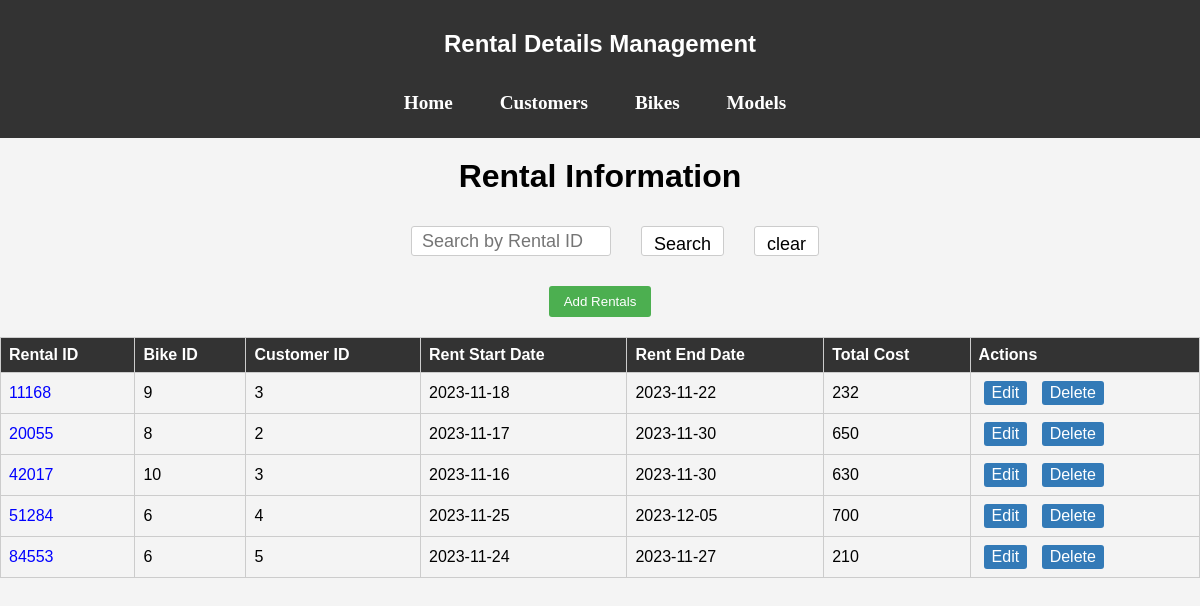
The page /rent on the database as committed earlier.
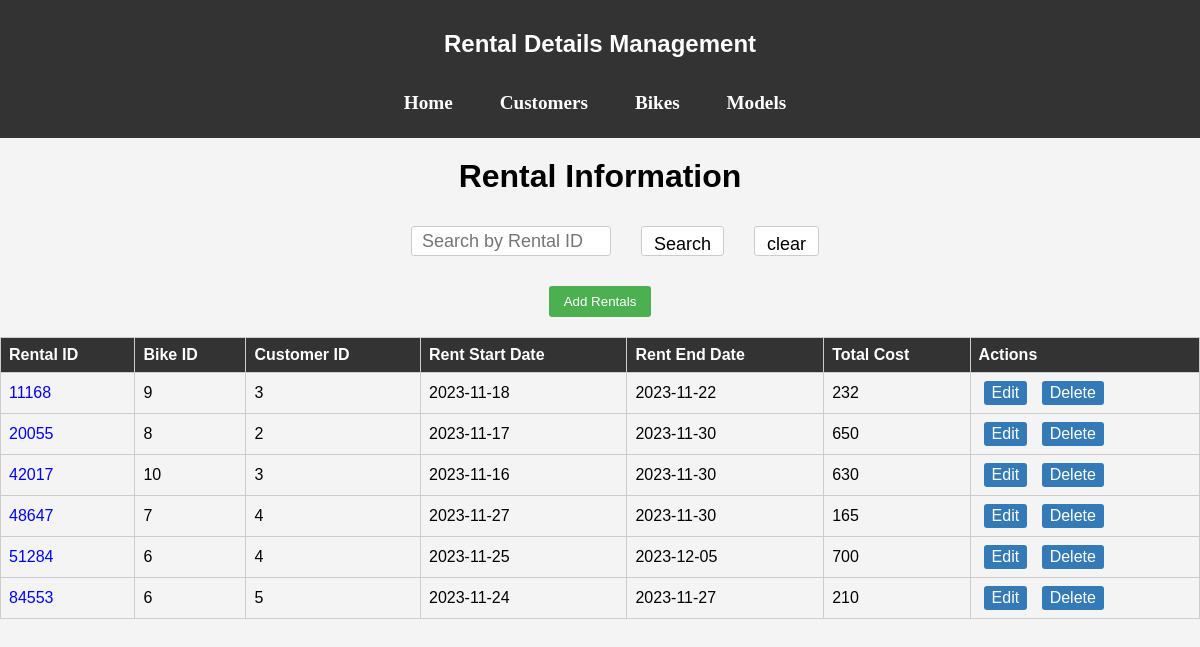
The same page on the database as committed later.
### tables this page shows
CREATE TABLE Rental(
            Rental_ID INTEGER PRIMARY KEY AUTOINCREMENT,
            Bike_ID INTEGER,
            Customer_ID INTEGER,
            Rent_Start_Date DATE,
            Rent_End_Date DATE,
            Total_Cost DECIMAL(10, 2),
            FOREIGN KEY (Rental_ID) REFERENCES Rental(Rental_ID),
            FOREIGN KEY (Bike_ID) REFERENCES Bikes(Bike_ID),
            FOREIGN KEY (Customer_ID) REFERENCES Customers(Customer_ID)
        );

### app.py (the view)
@app.route('/rent', methods=['GET', 'POST'])
def display_rental_table():
    conn = sqlite3.connect('bike_rental.db')
    cursor = conn.cursor()
    if request.method == 'POST':
        search_input = request.form['searchInput']
        cursor.execute("SELECT * FROM Rental WHERE Rental_ID LIKE ?", ('%' + search_input + '%',))
        data = cursor.fetchall()
        conn.close()
        if not data:
            return render_template('rent.html', rental=[])
        return render_template('rent.html', rental=data, search_input=search_input)
    else:
        cursor.execute('SELECT * FROM Rental')
        data = cursor.fetchall()
        conn.close()
        if not data:
            return render_template('rent.html', rental=[])
        return render_template('rent.html', rental=data)

### templates/rent.html (shortened to what this page needs)
<!DOCTYPE html>
<html lang="en">
<head>
    <link rel="stylesheet" href="{{ url_for('static', filename='index.css') }}">
    <link rel="stylesheet" href="{{ url_for('static', filename='rent.css') }}">
    <link rel="stylesheet" href="{{ url_for('static', filename='table.css') }}">
</head>
<body>
    <nav class="navbar">
        <h1>Rental Details Management</h1>
        <ul>
            <li><a href="/">Home</a></li>
            <li><a href="/customer">Customers</a></li>
            <li><a href="/bike">Bikes</a></li>
            <li><a href="/model">Models</a></li>
        </ul>
    </nav>
    <h1>Rental Information</h1>
    <form method="post" action="/rent" class="search-container">
        <input type="text" id="searchInput" class="magnifier" name="searchInput" placeholder="Search by Rental ID">
        <input type="submit" value="Search" id="searchBtn" name="search" >
        <input type="submit" value="clear" id="searchBtn" name="clear" method="get" action="/rent">
    </form>
    <a href="/rent_add"><button>Add Rentals</button></a>
    {% if not rental %}
        <p>No data found</p>
    {% else %}
        <table border="1">
            <thead>
                <tr>
                    <th>Rental ID</th>
                    <th>Bike ID</th>
                    <th>Customer ID</th>
                    <th>Rent Start Date</th>
                    <th>Rent End Date</th>
                    <th>Total Cost</th>
                    <th>Actions</th>
                </tr>
            </thead>
            <tbody>
                {% for rental in rental %}
                    <tr>
                        <td ><a class="link" href="/fetch_rid/{{ rental[0] }}">{{ rental[0] }}</a></td>
                        <td>{{ rental[1] }}</td>
                        <td>{{ rental[2] }}</td>
                        <td>{{ rental[3] }}</td>
                        <td>{{ rental[4] }}</td>
                        <td>{{ rental[5] }}</td>
                        <td>
                            <a href="/rent_edit/{{rental[0]}}">Edit</a>
                            <a href="/rent_delete/{{ rental[0] }}" onclick="return confirm('Are you sure you want to delete this report?')">Delete</a>
                        </td>
                    </tr>
                {% endfor %}
            </tbody>
        </table>
    {% endif %}
</body>
</html>

Rows that differ between the two databases and show on the page:
added Rental: Rental_ID "48647", Bike_ID "7", Customer_ID "4", Rent_Start_Date "2023-11-27", Rent_End_Date "2023-11-30", Total_Cost "165"
